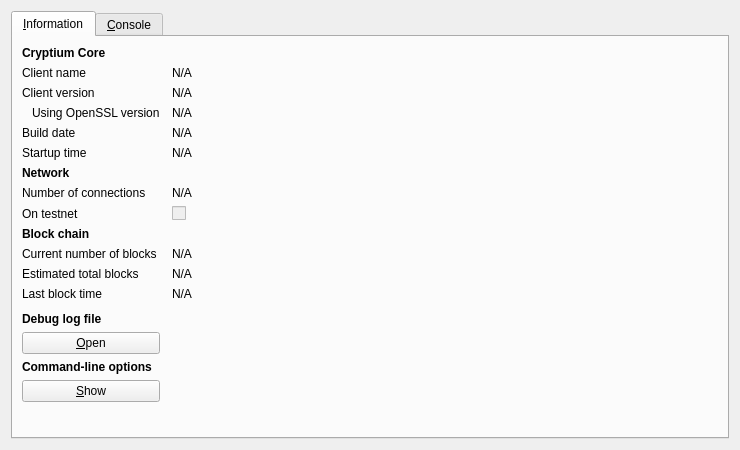
<?xml version="1.0" encoding="UTF-8"?>
<ui version="4.0">
 <class>RPCConsole</class>
 <widget class="QDialog" name="RPCConsole">
  <property name="geometry">
   <rect>
    <x>0</x>
    <y>0</y>
    <width>740</width>
    <height>450</height>
   </rect>
  </property>
  <property name="windowTitle">
   <string>Cryptium - Debug window</string>
  </property>
  <layout class="QVBoxLayout" name="verticalLayout_2">
   <item>
    <widget class="QTabWidget" name="tabWidget">
     <property name="currentIndex">
      <number>0</number>
     </property>
     <widget class="QWidget" name="tab_info">
      <attribute name="title">
       <string>&amp;Information</string>
      </attribute>
      <layout class="QGridLayout" name="gridLayout" columnstretch="0,1">
       <property name="horizontalSpacing">
        <number>12</number>
       </property>
       <item row="0" column="0">
        <widget class="QLabel" name="label_9">
         <property name="font">
          <font>
           <weight>75</weight>
           <bold>true</bold>
          </font>
         </property>
         <property name="text">
          <string>Cryptium Core</string>
         </property>
        </widget>
       </item>
       <item row="1" column="0">
        <widget class="QLabel" name="label_5">
         <property name="text">
          <string>Client name</string>
         </property>
        </widget>
       </item>
       <item row="1" column="1">
        <widget class="QLabel" name="clientName">
         <property name="cursor">
          <cursorShape>IBeamCursor</cursorShape>
         </property>
         <property name="text">
          <string>N/A</string>
         </property>
         <property name="textFormat">
          <enum>Qt::PlainText</enum>
         </property>
         <property name="textInteractionFlags">
          <set>Qt::LinksAccessibleByMouse|Qt::TextSelectableByKeyboard|Qt::TextSelectableByMouse</set>
         </property>
        </widget>
       </item>
       <item row="2" column="0">
        <widget class="QLabel" name="label_6">
         <property name="text">
          <string>Client version</string>
         </property>
        </widget>
       </item>
       <item row="2" column="1">
        <widget class="QLabel" name="clientVersion">
         <property name="cursor">
          <cursorShape>IBeamCursor</cursorShape>
         </property>
         <property name="text">
          <string>N/A</string>
         </property>
         <property name="textFormat">
          <enum>Qt::PlainText</enum>
         </property>
         <property name="textInteractionFlags">
          <set>Qt::LinksAccessibleByMouse|Qt::TextSelectableByKeyboard|Qt::TextSelectableByMouse</set>
         </property>
        </widget>
       </item>
       <item row="3" column="0">
        <widget class="QLabel" name="label_14">
         <property name="text">
          <string>Using OpenSSL version</string>
         </property>
         <property name="indent">
          <number>10</number>
         </property>
        </widget>
       </item>
       <item row="3" column="1">
        <widget class="QLabel" name="openSSLVersion">
         <property name="cursor">
          <cursorShape>IBeamCursor</cursorShape>
         </property>
         <property name="text">
          <string>N/A</string>
         </property>
         <property name="textFormat">
          <enum>Qt::PlainText</enum>
         </property>
         <property name="textInteractionFlags">
          <set>Qt::LinksAccessibleByMouse|Qt::TextSelectableByKeyboard|Qt::TextSelectableByMouse</set>
         </property>
        </widget>
       </item>
       <item row="4" column="0">
        <widget class="QLabel" name="label_12">
         <property name="text">
          <string>Build date</string>
         </property>
        </widget>
       </item>
       <item row="4" column="1">
        <widget class="QLabel" name="buildDate">
         <property name="cursor">
          <cursorShape>IBeamCursor</cursorShape>
         </property>
         <property name="text">
          <string>N/A</string>
         </property>
         <property name="textFormat">
          <enum>Qt::PlainText</enum>
         </property>
         <property name="textInteractionFlags">
          <set>Qt::LinksAccessibleByMouse|Qt::TextSelectableByKeyboard|Qt::TextSelectableByMouse</set>
         </property>
        </widget>
       </item>
       <item row="5" column="0">
        <widget class="QLabel" name="label_13">
         <property name="text">
          <string>Startup time</string>
         </property>
        </widget>
       </item>
       <item row="5" column="1">
        <widget class="QLabel" name="startupTime">
         <property name="cursor">
          <cursorShape>IBeamCursor</cursorShape>
         </property>
         <property name="text">
          <string>N/A</string>
         </property>
         <property name="textFormat">
          <enum>Qt::PlainText</enum>
         </property>
         <property name="textInteractionFlags">
          <set>Qt::LinksAccessibleByMouse|Qt::TextSelectableByKeyboard|Qt::TextSelectableByMouse</set>
         </property>
        </widget>
       </item>
       <item row="6" column="0">
        <widget class="QLabel" name="label_11">
         <property name="font">
          <font>
           <weight>75</weight>
           <bold>true</bold>
          </font>
         </property>
         <property name="text">
          <string>Network</string>
         </property>
        </widget>
       </item>
       <item row="7" column="0">
        <widget class="QLabel" name="label_7">
         <property name="text">
          <string>Number of connections</string>
         </property>
        </widget>
       </item>
       <item row="7" column="1">
        <widget class="QLabel" name="numberOfConnections">
         <property name="cursor">
          <cursorShape>IBeamCursor</cursorShape>
         </property>
         <property name="text">
          <string>N/A</string>
         </property>
         <property name="textFormat">
          <enum>Qt::PlainText</enum>
         </property>
         <property name="textInteractionFlags">
          <set>Qt::LinksAccessibleByMouse|Qt::TextSelectableByKeyboard|Qt::TextSelectableByMouse</set>
         </property>
        </widget>
       </item>
       <item row="8" column="0">
        <widget class="QLabel" name="label_8">
         <property name="text">
          <string>On testnet</string>
         </property>
        </widget>
       </item>
       <item row="8" column="1">
        <widget class="QCheckBox" name="isTestNet">
         <property name="enabled">
          <bool>false</bool>
         </property>
         <property name="text">
          <string/>
         </property>
        </widget>
       </item>
       <item row="9" column="0">
        <widget class="QLabel" name="label_10">
         <property name="font">
          <font>
           <weight>75</weight>
           <bold>true</bold>
          </font>
         </property>
         <property name="text">
          <string>Block chain</string>
         </property>
        </widget>
       </item>
       <item row="10" column="0">
        <widget class="QLabel" name="label_3">
         <property name="text">
          <string>Current number of blocks</string>
         </property>
        </widget>
       </item>
       <item row="10" column="1">
        <widget class="QLabel" name="numberOfBlocks">
         <property name="cursor">
          <cursorShape>IBeamCursor</cursorShape>
         </property>
         <property name="text">
          <string>N/A</string>
         </property>
         <property name="textFormat">
          <enum>Qt::PlainText</enum>
         </property>
         <property name="textInteractionFlags">
          <set>Qt::LinksAccessibleByMouse|Qt::TextSelectableByKeyboard|Qt::TextSelectableByMouse</set>
         </property>
        </widget>
       </item>
       <item row="11" column="0">
        <widget class="QLabel" name="label_4">
         <property name="text">
          <string>Estimated total blocks</string>
         </property>
        </widget>
       </item>
       <item row="11" column="1">
        <widget class="QLabel" name="totalBlocks">
         <property name="cursor">
          <cursorShape>IBeamCursor</cursorShape>
         </property>
         <property name="text">
          <string>N/A</string>
         </property>
         <property name="textFormat">
          <enum>Qt::PlainText</enum>
         </property>
         <property name="textInteractionFlags">
          <set>Qt::LinksAccessibleByMouse|Qt::TextSelectableByKeyboard|Qt::TextSelectableByMouse</set>
         </property>
        </widget>
       </item>
       <item row="12" column="0">
        <widget class="QLabel" name="label_2">
         <property name="text">
          <string>Last block time</string>
         </property>
        </widget>
       </item>
       <item row="12" column="1">
        <widget class="QLabel" name="lastBlockTime">
         <property name="cursor">
          <cursorShape>IBeamCursor</cursorShape>
         </property>
         <property name="text">
          <string>N/A</string>
         </property>
         <property name="textFormat">
          <enum>Qt::PlainText</enum>
         </property>
         <property name="textInteractionFlags">
          <set>Qt::LinksAccessibleByMouse|Qt::TextSelectableByKeyboard|Qt::TextSelectableByMouse</set>
         </property>
        </widget>
       </item>
       <item row="13" column="0">
        <spacer name="verticalSpacer_2">
         <property name="orientation">
          <enum>Qt::Vertical</enum>
         </property>
         <property name="sizeHint" stdset="0">
          <size>
           <width>20</width>
           <height>20</height>
          </size>
         </property>
        </spacer>
       </item>
       <item row="14" column="0">
        <widget class="QLabel" name="labelDebugLogfile">
         <property name="font">
          <font>
           <weight>75</weight>
           <bold>true</bold>
          </font>
         </property>
         <property name="text">
          <string>Debug log file</string>
         </property>
        </widget>
       </item>
       <item row="15" column="0">
        <widget class="QPushButton" name="openDebugLogfileButton">
         <property name="toolTip">
          <string>Open the Cryptium debug log file from the current data directory. This can take a few seconds for large log files.</string>
         </property>
         <property name="text">
          <string>&amp;Open</string>
         </property>
         <property name="autoDefault">
          <bool>false</bool>
         </property>
        </widget>
       </item>
       <item row="16" column="0">
        <widget class="QLabel" name="labelCLOptions">
         <property name="font">
          <font>
           <weight>75</weight>
           <bold>true</bold>
          </font>
         </property>
         <property name="text">
          <string>Command-line options</string>
         </property>
        </widget>
       </item>
       <item row="17" column="0">
        <widget class="QPushButton" name="showCLOptionsButton">
         <property name="toolTip">
          <string>Show the Cryptium-Qt help message to get a list with possible Cryptium command-line options.</string>
         </property>
         <property name="text">
          <string>&amp;Show</string>
         </property>
         <property name="autoDefault">
          <bool>false</bool>
         </property>
        </widget>
       </item>
       <item row="18" column="0">
        <spacer name="verticalSpacer">
         <property name="orientation">
          <enum>Qt::Vertical</enum>
         </property>
         <property name="sizeHint" stdset="0">
          <size>
           <width>20</width>
           <height>40</height>
          </size>
         </property>
        </spacer>
       </item>
      </layout>
     </widget>
     <widget class="QWidget" name="tab_console">
      <attribute name="title">
       <string>&amp;Console</string>
      </attribute>
      <layout class="QVBoxLayout" name="verticalLayout_3">
       <property name="spacing">
        <number>3</number>
       </property>
       <item>
        <widget class="QTextEdit" name="messagesWidget">
         <property name="minimumSize">
          <size>
           <width>0</width>
           <height>100</height>
          </size>
         </property>
         <property name="readOnly">
          <bool>true</bool>
         </property>
         <property name="tabKeyNavigation" stdset="0">
          <bool>false</bool>
         </property>
         <property name="columnCount" stdset="0">
          <number>2</number>
         </property>
        </widget>
       </item>
       <item>
        <layout class="QHBoxLayout" name="horizontalLayout">
         <property name="spacing">
          <number>3</number>
         </property>
         <item>
          <widget class="QLabel" name="label">
           <property name="text">
            <string notr="true">&gt;</string>
           </property>
          </widget>
         </item>
         <item>
          <widget class="QLineEdit" name="lineEdit"/>
         </item>
         <item>
          <widget class="QPushButton" name="clearButton">
           <property name="maximumSize">
            <size>
             <width>24</width>
             <height>24</height>
            </size>
           </property>
           <property name="toolTip">
            <string>Clear console</string>
           </property>
           <property name="text">
            <string/>
           </property>
           <property name="icon">
            <iconset resource="../bitcoin.qrc">
             <normaloff>:/icons/remove</normaloff>:/icons/remove</iconset>
           </property>
           <property name="shortcut">
            <string notr="true">Ctrl+L</string>
           </property>
           <property name="autoDefault">
            <bool>false</bool>
           </property>
          </widget>
         </item>
        </layout>
       </item>
      </layout>
     </widget>
    </widget>
   </item>
  </layout>
 </widget>
 <resources>
  <include location="../bitcoin.qrc"/>
 </resources>
 <connections/>
</ui>
